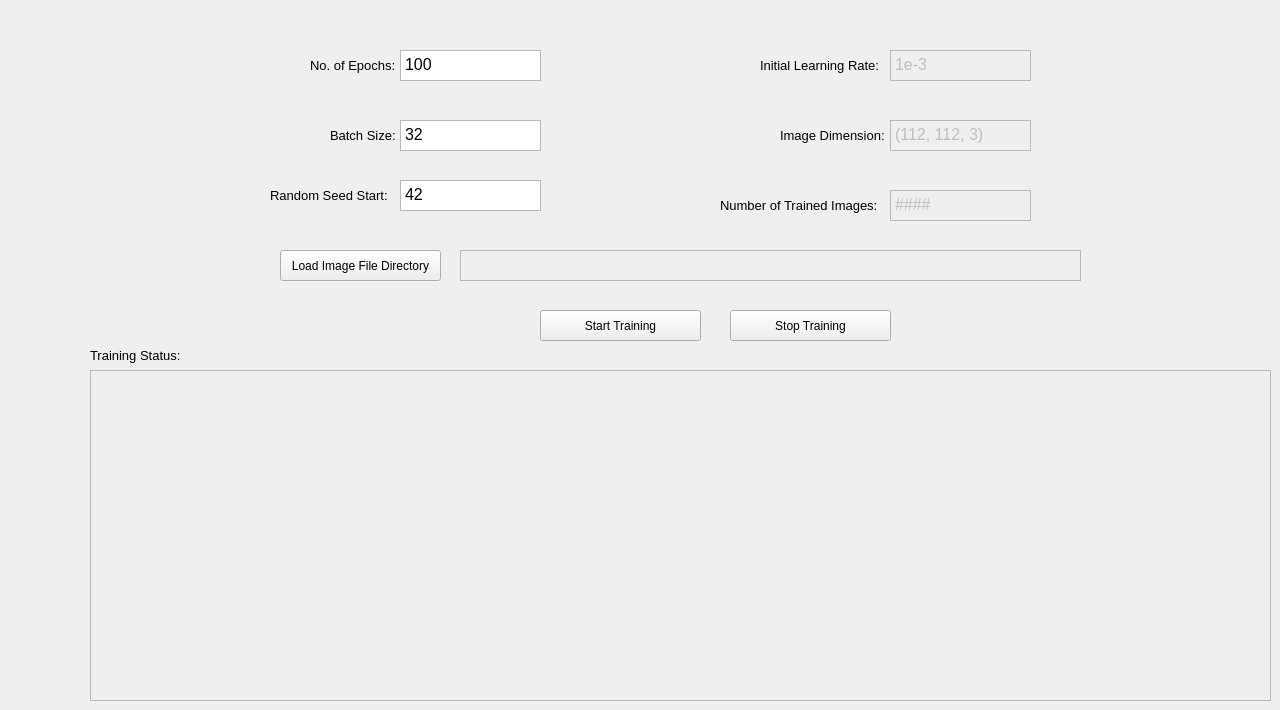
    <widget class="QWidget" name="tabTrainPhase">
     <attribute name="title">
      <string>Train</string>
     </attribute>
     <widget class="QPushButton" name="pushButtonLoadFileDirectoryOfImages">
      <property name="geometry">
       <rect>
        <x>280</x>
        <y>250</y>
        <width>161</width>
        <height>31</height>
       </rect>
      </property>
      <property name="text">
       <string>Load Image File Directory</string>
      </property>
     </widget>
     <widget class="QLabel" name="labelTrainingStatus">
      <property name="geometry">
       <rect>
        <x>90</x>
        <y>340</y>
        <width>91</width>
        <height>31</height>
       </rect>
      </property>
      <property name="text">
       <string>&lt;html&gt;&lt;head/&gt;&lt;body&gt;&lt;p&gt;&lt;span style=&quot; font-size:10pt;&quot;&gt;Training Status:&lt;/span&gt;&lt;/p&gt;&lt;/body&gt;&lt;/html&gt;</string>
      </property>
     </widget>
     <widget class="QLabel" name="labelNoOfEpochs">
      <property name="geometry">
       <rect>
        <x>310</x>
        <y>50</y>
        <width>111</width>
        <height>31</height>
       </rect>
      </property>
      <property name="text">
       <string>&lt;html&gt;&lt;head/&gt;&lt;body&gt;&lt;p&gt;&lt;span style=&quot; font-size:10pt;&quot;&gt;No. of Epochs:&lt;/span&gt;&lt;/p&gt;&lt;/body&gt;&lt;/html&gt;</string>
      </property>
     </widget>
     <widget class="QTextEdit" name="textEditNoOfEpochs">
      <property name="enabled">
       <bool>true</bool>
      </property>
      <property name="geometry">
       <rect>
        <x>400</x>
        <y>50</y>
        <width>141</width>
        <height>31</height>
       </rect>
      </property>
      <property name="html">
       <string>&lt;!DOCTYPE HTML PUBLIC &quot;-//W3C//DTD HTML 4.0//EN&quot; &quot;http://www.w3.org/TR/REC-html40/strict.dtd&quot;&gt;
&lt;html&gt;&lt;head&gt;&lt;meta name=&quot;qrichtext&quot; content=&quot;1&quot; /&gt;&lt;style type=&quot;text/css&quot;&gt;
p, li { white-space: pre-wrap; }
&lt;/style&gt;&lt;/head&gt;&lt;body style=&quot; font-family:'MS Shell Dlg 2'; font-size:8.25pt; font-weight:400; font-style:normal;&quot;&gt;
&lt;p style=&quot; margin-top:0px; margin-bottom:0px; margin-left:0px; margin-right:0px; -qt-block-indent:0; text-indent:0px;&quot;&gt;&lt;span style=&quot; font-size:12pt;&quot;&gt;100&lt;/span&gt;&lt;/p&gt;&lt;/body&gt;&lt;/html&gt;</string>
      </property>
     </widget>
     <widget class="QLabel" name="labelNoOfBatchSize">
      <property name="geometry">
       <rect>
        <x>330</x>
        <y>120</y>
        <width>71</width>
        <height>31</height>
       </rect>
      </property>
      <property name="text">
       <string>&lt;html&gt;&lt;head/&gt;&lt;body&gt;&lt;p&gt;&lt;span style=&quot; font-size:10pt;&quot;&gt;Batch Size:&lt;/span&gt;&lt;/p&gt;&lt;/body&gt;&lt;/html&gt;</string>
      </property>
     </widget>
     <widget class="QTextEdit" name="textEditNoOfBatchSize">
      <property name="geometry">
       <rect>
        <x>400</x>
        <y>120</y>
        <width>141</width>
        <height>31</height>
       </rect>
      </property>
      <property name="html">
       <string>&lt;!DOCTYPE HTML PUBLIC &quot;-//W3C//DTD HTML 4.0//EN&quot; &quot;http://www.w3.org/TR/REC-html40/strict.dtd&quot;&gt;
&lt;html&gt;&lt;head&gt;&lt;meta name=&quot;qrichtext&quot; content=&quot;1&quot; /&gt;&lt;style type=&quot;text/css&quot;&gt;
p, li { white-space: pre-wrap; }
&lt;/style&gt;&lt;/head&gt;&lt;body style=&quot; font-family:'MS Shell Dlg 2'; font-size:8.25pt; font-weight:400; font-style:normal;&quot;&gt;
&lt;p style=&quot; margin-top:0px; margin-bottom:0px; margin-left:0px; margin-right:0px; -qt-block-indent:0; text-indent:0px;&quot;&gt;&lt;span style=&quot; font-size:12pt;&quot;&gt;32&lt;/span&gt;&lt;/p&gt;&lt;/body&gt;&lt;/html&gt;</string>
      </property>
     </widget>
     <widget class="QLabel" name="labelIniLearningRate">
      <property name="geometry">
       <rect>
        <x>760</x>
        <y>50</y>
        <width>121</width>
        <height>31</height>
       </rect>
      </property>
      <property name="text">
       <string>&lt;html&gt;&lt;head/&gt;&lt;body&gt;&lt;p&gt;&lt;span style=&quot; font-size:10pt;&quot;&gt;Initial Learning Rate:&lt;/span&gt;&lt;/p&gt;&lt;/body&gt;&lt;/html&gt;</string>
      </property>
     </widget>
     <widget class="QTextEdit" name="textEditIniatialLearningRate">
      <property name="enabled">
       <bool>false</bool>
      </property>
      <property name="geometry">
       <rect>
        <x>890</x>
        <y>50</y>
        <width>141</width>
        <height>31</height>
       </rect>
      </property>
      <property name="html">
       <string>&lt;!DOCTYPE HTML PUBLIC &quot;-//W3C//DTD HTML 4.0//EN&quot; &quot;http://www.w3.org/TR/REC-html40/strict.dtd&quot;&gt;
&lt;html&gt;&lt;head&gt;&lt;meta name=&quot;qrichtext&quot; content=&quot;1&quot; /&gt;&lt;style type=&quot;text/css&quot;&gt;
p, li { white-space: pre-wrap; }
&lt;/style&gt;&lt;/head&gt;&lt;body style=&quot; font-family:'MS Shell Dlg 2'; font-size:8.25pt; font-weight:400; font-style:normal;&quot;&gt;
&lt;p style=&quot; margin-top:0px; margin-bottom:0px; margin-left:0px; margin-right:0px; -qt-block-indent:0; text-indent:0px;&quot;&gt;&lt;span style=&quot; font-size:12pt;&quot;&gt;1e-3&lt;/span&gt;&lt;/p&gt;&lt;/body&gt;&lt;/html&gt;</string>
      </property>
     </widget>
     <widget class="QTextEdit" name="textEditFileDirectoryOfImages">
      <property name="enabled">
       <bool>false</bool>
      </property>
      <property name="geometry">
       <rect>
        <x>460</x>
        <y>250</y>
        <width>621</width>
        <height>31</height>
       </rect>
      </property>
      <property name="html">
       <string>&lt;!DOCTYPE HTML PUBLIC &quot;-//W3C//DTD HTML 4.0//EN&quot; &quot;http://www.w3.org/TR/REC-html40/strict.dtd&quot;&gt;
&lt;html&gt;&lt;head&gt;&lt;meta name=&quot;qrichtext&quot; content=&quot;1&quot; /&gt;&lt;style type=&quot;text/css&quot;&gt;
p, li { white-space: pre-wrap; }
&lt;/style&gt;&lt;/head&gt;&lt;body style=&quot; font-family:'MS Shell Dlg 2'; font-size:8.25pt; font-weight:400; font-style:normal;&quot;&gt;
&lt;p style=&quot; margin-top:0px; margin-bottom:0px; margin-left:0px; margin-right:0px; -qt-block-indent:0; text-indent:0px;&quot;&gt;&lt;span style=&quot; font-size:9pt;&quot;&gt;  &lt;/span&gt;&lt;/p&gt;&lt;/body&gt;&lt;/html&gt;</string>
      </property>
     </widget>
     <widget class="QLabel" name="labelImageDimension">
      <property name="geometry">
       <rect>
        <x>780</x>
        <y>120</y>
        <width>121</width>
        <height>31</height>
       </rect>
      </property>
      <property name="text">
       <string>&lt;html&gt;&lt;head/&gt;&lt;body&gt;&lt;p&gt;&lt;span style=&quot; font-size:10pt;&quot;&gt;Image Dimension:&lt;/span&gt;&lt;/p&gt;&lt;/body&gt;&lt;/html&gt;</string>
      </property>
     </widget>
     <widget class="QTextEdit" name="textImageDimension">
      <property name="enabled">
       <bool>false</bool>
      </property>
      <property name="geometry">
       <rect>
        <x>890</x>
        <y>120</y>
        <width>141</width>
        <height>31</height>
       </rect>
      </property>
      <property name="html">
       <string>&lt;!DOCTYPE HTML PUBLIC &quot;-//W3C//DTD HTML 4.0//EN&quot; &quot;http://www.w3.org/TR/REC-html40/strict.dtd&quot;&gt;
&lt;html&gt;&lt;head&gt;&lt;meta name=&quot;qrichtext&quot; content=&quot;1&quot; /&gt;&lt;style type=&quot;text/css&quot;&gt;
p, li { white-space: pre-wrap; }
&lt;/style&gt;&lt;/head&gt;&lt;body style=&quot; font-family:'MS Shell Dlg 2'; font-size:8.25pt; font-weight:400; font-style:normal;&quot;&gt;
&lt;p style=&quot; margin-top:0px; margin-bottom:0px; margin-left:0px; margin-right:0px; -qt-block-indent:0; text-indent:0px;&quot;&gt;&lt;span style=&quot; font-size:12pt;&quot;&gt;(112, 112, 3)&lt;/span&gt;&lt;/p&gt;&lt;/body&gt;&lt;/html&gt;</string>
      </property>
     </widget>
     <widget class="QPushButton" name="pushButtonStartTraining">
      <property name="geometry">
       <rect>
        <x>540</x>
        <y>310</y>
        <width>161</width>
        <height>31</height>
       </rect>
      </property>
      <property name="text">
       <string>Start Training</string>
      </property>
     </widget>
     <widget class="QPushButton" name="pushButtonStopTraining">
      <property name="geometry">
       <rect>
        <x>730</x>
        <y>310</y>
        <width>161</width>
        <height>31</height>
       </rect>
      </property>
      <property name="text">
       <string>Stop Training</string>
      </property>
     </widget>
     <widget class="QTextEdit" name="textEdit_2">
      <property name="enabled">
       <bool>false</bool>
      </property>
      <property name="geometry">
       <rect>
        <x>90</x>
        <y>370</y>
        <width>1181</width>
        <height>331</height>
       </rect>
      </property>
      <property name="html">
       <string>&lt;!DOCTYPE HTML PUBLIC &quot;-//W3C//DTD HTML 4.0//EN&quot; &quot;http://www.w3.org/TR/REC-html40/strict.dtd&quot;&gt;
&lt;html&gt;&lt;head&gt;&lt;meta name=&quot;qrichtext&quot; content=&quot;1&quot; /&gt;&lt;style type=&quot;text/css&quot;&gt;
p, li { white-space: pre-wrap; }
&lt;/style&gt;&lt;/head&gt;&lt;body style=&quot; font-family:'MS Shell Dlg 2'; font-size:8.25pt; font-weight:400; font-style:normal;&quot;&gt;
&lt;p style=&quot;-qt-paragraph-type:empty; margin-top:0px; margin-bottom:0px; margin-left:0px; margin-right:0px; -qt-block-indent:0; text-indent:0px;&quot;&gt;&lt;br /&gt;&lt;/p&gt;&lt;/body&gt;&lt;/html&gt;</string>
      </property>
     </widget>
     <widget class="QLabel" name="labelNoOfImages">
      <property name="geometry">
       <rect>
        <x>720</x>
        <y>190</y>
        <width>161</width>
        <height>31</height>
       </rect>
      </property>
      <property name="text">
       <string>&lt;html&gt;&lt;head/&gt;&lt;body&gt;&lt;p&gt;&lt;span style=&quot; font-size:10pt;&quot;&gt;Number of Trained Images:&lt;/span&gt;&lt;/p&gt;&lt;/body&gt;&lt;/html&gt;</string>
      </property>
     </widget>
     <widget class="QTextEdit" name="textNoOfImages_2">
      <property name="enabled">
       <bool>false</bool>
      </property>
      <property name="geometry">
       <rect>
        <x>890</x>
        <y>190</y>
        <width>141</width>
        <height>31</height>
       </rect>
      </property>
      <property name="html">
       <string>&lt;!DOCTYPE HTML PUBLIC &quot;-//W3C//DTD HTML 4.0//EN&quot; &quot;http://www.w3.org/TR/REC-html40/strict.dtd&quot;&gt;
&lt;html&gt;&lt;head&gt;&lt;meta name=&quot;qrichtext&quot; content=&quot;1&quot; /&gt;&lt;style type=&quot;text/css&quot;&gt;
p, li { white-space: pre-wrap; }
&lt;/style&gt;&lt;/head&gt;&lt;body style=&quot; font-family:'MS Shell Dlg 2'; font-size:8.25pt; font-weight:400; font-style:normal;&quot;&gt;
&lt;p style=&quot; margin-top:0px; margin-bottom:0px; margin-left:0px; margin-right:0px; -qt-block-indent:0; text-indent:0px;&quot;&gt;&lt;span style=&quot; font-size:12pt;&quot;&gt;####&lt;/span&gt;&lt;/p&gt;&lt;/body&gt;&lt;/html&gt;</string>
      </property>
     </widget>
     <widget class="QTextEdit" name="textNoOfRandomSeed">
      <property name="enabled">
       <bool>true</bool>
      </property>
      <property name="geometry">
       <rect>
        <x>400</x>
        <y>180</y>
        <width>141</width>
        <height>31</height>
       </rect>
      </property>
      <property name="html">
       <string>&lt;!DOCTYPE HTML PUBLIC &quot;-//W3C//DTD HTML 4.0//EN&quot; &quot;http://www.w3.org/TR/REC-html40/strict.dtd&quot;&gt;
&lt;html&gt;&lt;head&gt;&lt;meta name=&quot;qrichtext&quot; content=&quot;1&quot; /&gt;&lt;style type=&quot;text/css&quot;&gt;
p, li { white-space: pre-wrap; }
&lt;/style&gt;&lt;/head&gt;&lt;body style=&quot; font-family:'MS Shell Dlg 2'; font-size:8.25pt; font-weight:400; font-style:normal;&quot;&gt;
&lt;p style=&quot; margin-top:0px; margin-bottom:0px; margin-left:0px; margin-right:0px; -qt-block-indent:0; text-indent:0px;&quot;&gt;&lt;span style=&quot; font-size:12pt;&quot;&gt;42&lt;/span&gt;&lt;/p&gt;&lt;/body&gt;&lt;/html&gt;</string>
      </property>
     </widget>
     <widget class="QLabel" name="labelNoOfRandomSeed">
      <property name="geometry">
       <rect>
        <x>270</x>
        <y>180</y>
        <width>121</width>
        <height>31</height>
       </rect>
      </property>
      <property name="text">
       <string>&lt;html&gt;&lt;head/&gt;&lt;body&gt;&lt;p&gt;&lt;span style=&quot; font-size:10pt;&quot;&gt;Random Seed Start:&lt;/span&gt;&lt;/p&gt;&lt;/body&gt;&lt;/html&gt;</string>
      </property>
     </widget>
    </widget>
